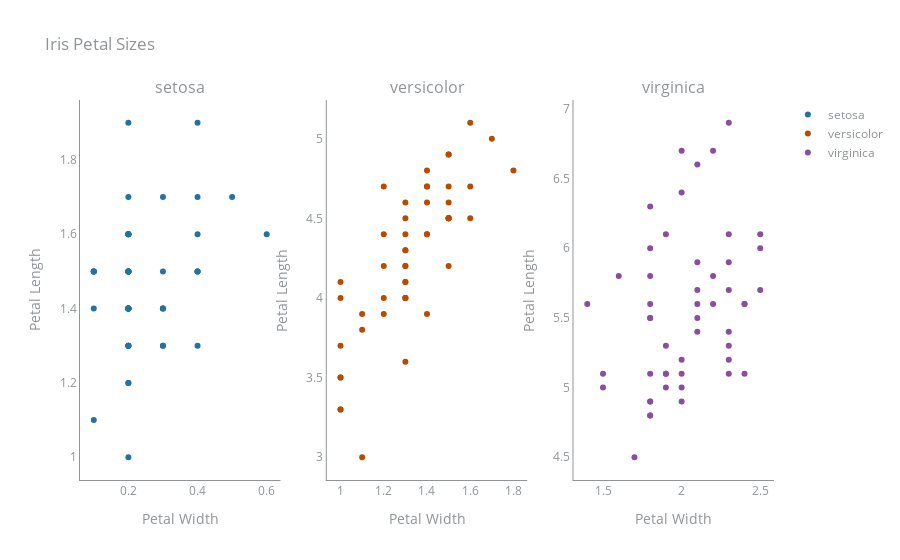

This figure's notebook cell:
### Code cell
#create the blank graph object with make_subplots(...) instead of go.Figure()
fig_subplots = make_subplots(rows = 1, 
                             cols = 3, #provide the dimensions of the subplot
                             subplot_titles= unique_species) #give each subplot a title


# like before, iterate through each category (species). To make this easier to add to subplot
for i in range(len(unique_species)): # i = 0, 1, 2
    species = unique_species[i]
    # Get only the rows in df where the species value matches the current species
    species_df = df[df['species'] == species]  
    
    # Add a scatter graph object
    fig_subplots.add_trace(go.Scatter(x = species_df["petal_width"],
                                      y = species_df["petal_length"],
                                      mode = "markers",
                                      name = species, 
                                      marker = dict(color = species_colors[species])
                                     ),
                           row = 1,     # subplots use 1-indexing convention
                           col = i + 1  # which column in subplot to add this trace
                          )
#####

# Update layout
fig_subplots.update_layout(plot_bgcolor = "white",  # background color
                           font = dict(color = "#909497"),
                           title = dict(text = "Iris Petal Sizes"),
                           )

# Update all the subplots' axes at the same time
fig_subplots.update_xaxes(title = "Petal Width", linecolor = "#909497")
fig_subplots.update_yaxes(title = "Petal Length", tickformat = ",", linecolor = "#909497")

### Figure 1 — Plotly figure (JSON) as saved in the notebook; plotly's stock layout.template omitted (floating-point values rounded to 4 significant figures)
{"data": [{"marker": {"color": "#2471A3"}, "mode": "markers", "name": "setosa", "type": "scatter", "x": [0.2, 0.2, 0.2, 0.2, 0.2, 0.4, 0.3, 0.2, 0.2, 0.1, 0.2, 0.2, 0.1, 0.1, 0.2, 0.4, 0.4, 0.3, 0.3, 0.3, 0.2, 0.4, 0.2, 0.5, 0.2, 0.2, 0.4, 0.2, 0.2, 0.2, 0.2, 0.4, 0.1, 0.2, 0.1, 0.2, 0.2, 0.1, 0.2, 0.2, 0.3, 0.3, 0.2, 0.6, 0.4, 0.3, 0.2, 0.2, 0.2, 0.2], "xaxis": "x", "y": [1.4, 1.4, 1.3, 1.5, 1.4, 1.7, 1.4, 1.5, 1.4, 1.5, 1.5, 1.6, 1.4, 1.1, 1.2, 1.5, 1.3, 1.4, 1.7, 1.5, 1.7, 1.5, 1, 1.7, 1.9, 1.6, 1.6, 1.5, 1.4, 1.6, 1.6, 1.5, 1.5, 1.4, 1.5, 1.2, 1.3, 1.5, 1.3, 1.5, 1.3, 1.3, 1.3, 1.6, 1.9, 1.4, 1.6, 1.4, 1.5, 1.4], "yaxis": "y"}, {"marker": {"color": "#BA4A00"}, "mode": "markers", "name": "versicolor", "type": "scatter", "x": [1.4, 1.5, 1.5, 1.3, 1.5, 1.3, 1.6, 1, 1.3, 1.4, 1, 1.5, 1, 1.4, 1.3, 1.4, 1.5, 1, 1.5, 1.1, 1.8, 1.3, 1.5, 1.2, 1.3, 1.4, 1.4, 1.7, 1.5, 1, 1.1, 1, 1.2, 1.6, 1.5, 1.6, 1.5, 1.3, 1.3, 1.3, 1.2, 1.4, 1.2, 1, 1.3, 1.2, 1.3, 1.3, 1.1, 1.3], "xaxis": "x2", "y": [4.7, 4.5, 4.9, 4, 4.6, 4.5, 4.7, 3.3, 4.6, 3.9, 3.5, 4.2, 4, 4.7, 3.6, 4.4, 4.5, 4.1, 4.5, 3.9, 4.8, 4, 4.9, 4.7, 4.3, 4.4, 4.8, 5, 4.5, 3.5, 3.8, 3.7, 3.9, 5.1, 4.5, 4.5, 4.7, 4.4, 4.1, 4, 4.4, 4.6, 4, 3.3, 4.2, 4.2, 4.2, 4.3, 3, 4.1], "yaxis": "y2"}, {"marker": {"color": "#884EA0"}, "mode": "markers", "name": "virginica", "type": "scatter", "x": [2.5, 1.9, 2.1, 1.8, 2.2, 2.1, 1.7, 1.8, 1.8, 2.5, 2, 1.9, 2.1, 2, 2.4, 2.3, 1.8, 2.2, 2.3, 1.5, 2.3, 2, 2, 1.8, 2.1, 1.8, 1.8, 1.8, 2.1, 1.6, 1.9, 2, 2.2, 1.5, 1.4, 2.3, 2.4, 1.8, 1.8, 2.1, 2.4, 2.3, 1.9, 2.3, 2.5, 2.3, 1.9, 2, 2.3, 1.8], "xaxis": "x3", "y": [6, 5.1, 5.9, 5.6, 5.8, 6.6, 4.5, 6.3, 5.8, 6.1, 5.1, 5.3, 5.5, 5, 5.1, 5.3, 5.5, 6.7, 6.9, 5, 5.7, 4.9, 6.7, 4.9, 5.7, 6, 4.8, 4.9, 5.6, 5.8, 6.1, 6.4, 5.6, 5.1, 5.6, 6.1, 5.6, 5.5, 4.8, 5.4, 5.6, 5.1, 5.1, 5.9, 5.7, 5.2, 5, 5.2, 5.4, 5.1], "yaxis": "y3"}], "layout": {"annotations": [{"font": {"size": 16}, "showarrow": false, "text": "setosa", "x": 0.1444, "xanchor": "center", "xref": "paper", "y": 1, "yanchor": "bottom", "yref": "paper"}, {"font": {"size": 16}, "showarrow": false, "text": "versicolor", "x": 0.5, "xanchor": "center", "xref": "paper", "y": 1, "yanchor": "bottom", "yref": "paper"}, {"font": {"size": 16}, "showarrow": false, "text": "virginica", "x": 0.8556, "xanchor": "center", "xref": "paper", "y": 1, "yanchor": "bottom", "yref": "paper"}], "font": {"color": "#909497"}, "plot_bgcolor": "white", "title": {"text": "Iris Petal Sizes"}, "xaxis": {"anchor": "y", "domain": [0, 0.2889], "linecolor": "#909497", "title": {"text": "Petal Width"}}, "xaxis2": {"anchor": "y2", "domain": [0.3556, 0.6444], "linecolor": "#909497", "title": {"text": "Petal Width"}}, "xaxis3": {"anchor": "y3", "domain": [0.7111, 1], "linecolor": "#909497", "title": {"text": "Petal Width"}}, "yaxis": {"anchor": "x", "domain": [0, 1], "linecolor": "#909497", "tickformat": ",", "title": {"text": "Petal Length"}}, "yaxis2": {"anchor": "x2", "domain": [0, 1], "linecolor": "#909497", "tickformat": ",", "title": {"text": "Petal Length"}}, "yaxis3": {"anchor": "x3", "domain": [0, 1], "linecolor": "#909497", "tickformat": ",", "title": {"text": "Petal Length"}}}}
